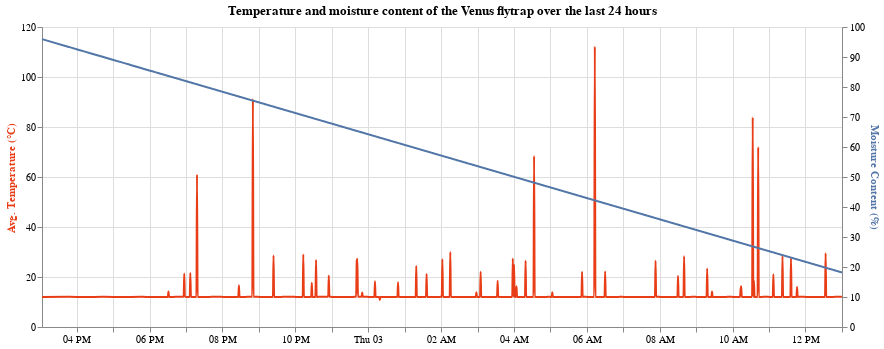

Write notebook code for a chart like this one.
### Code cell
plant_name = single_plant_measurement['plant_name'].iloc[0]
base = alt.Chart(single_plant_measurement).encode(
    alt.X('measurement_time:T').title(None)
).properties(width=800)

temperature_line = base.mark_line(stroke='#e83d17', interpolate='monotone').encode(
    alt.Y('temperature').axis(
        title='Avg. Temperature (°C)', titleColor='#e83d17')
        )

moisture_line = base.mark_line(stroke='#5276A7', interpolate='monotone').encode(
    alt.Y('moisture').axis(
        title='Moisture Content (%)', titleColor='#5276A7')
)

alt.layer(temperature_line, moisture_line).resolve_scale(
    y='independent'
).properties(title=f"Temperature and moisture content of the {plant_name} over the last 24 hours")

### Figure 1 — Vega-Lite specification as saved in the notebook (floating-point values rounded to 4 significant figures; data arrays with more than 128 entries replaced by an {"elided": "..."} marker saying what was removed)
{"config": {"view": {"continuousWidth": 300, "continuousHeight": 300}}, "layer": [{"mark": {"type": "line", "interpolate": "monotone", "stroke": "#e83d17"}, "encoding": {"x": {"field": "measurement_time", "title": null, "type": "temporal"}, "y": {"axis": {"title": "Avg. Temperature (°C)", "titleColor": "#e83d17"}, "field": "temperature", "type": "quantitative"}}}, {"mark": {"type": "line", "interpolate": "monotone", "stroke": "#5276A7"}, "encoding": {"x": {"field": "measurement_time", "title": null, "type": "temporal"}, "y": {"axis": {"title": "Moisture Content (%)", "titleColor": "#5276A7"}, "field": "moisture", "type": "quantitative"}}}], "data": {"name": "data-b8434ecbbfa09ad6e83ecef8b3b57e66"}, "resolve": {"scale": {"y": "independent"}}, "title": "Temperature and moisture content of the Venus flytrap over the last 24 hours", "width": 800, "$schema": "https://vega.github.io/schema/vega-lite/v5.20.1.json", "datasets": {"data-b8434ecbbfa09ad6e83ecef8b3b57e66": {"elided": "1132 records"}}}
